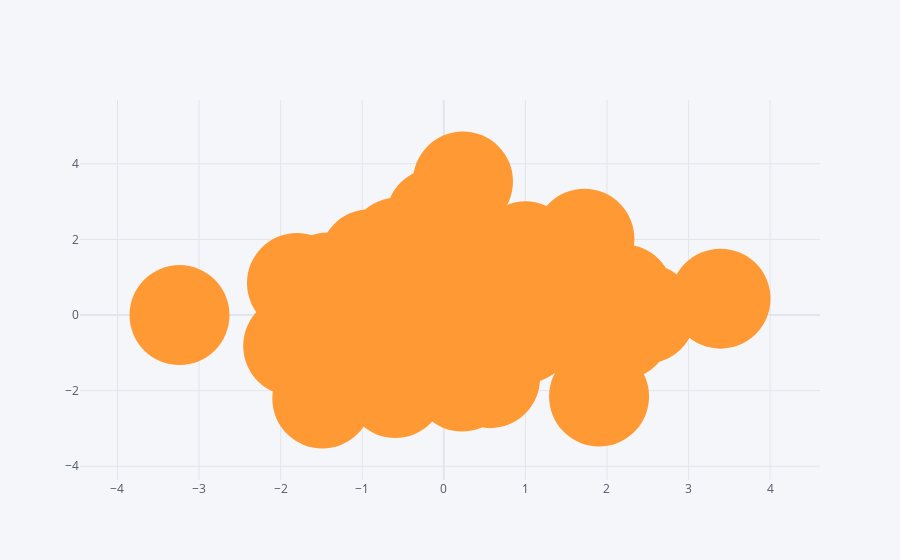

Notebook source saved alongside this figure:
### Code cell
df.iplot(kind='scatter',x='A',y='B',mode='markers',size=100)
